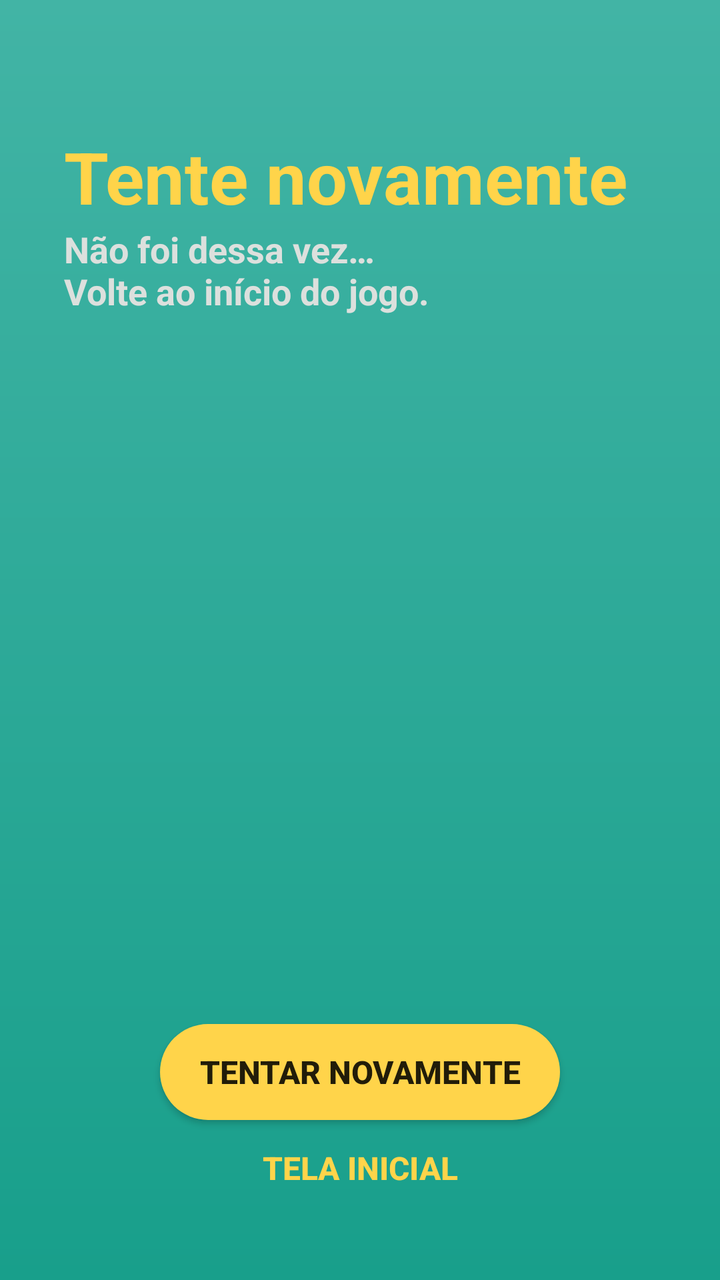
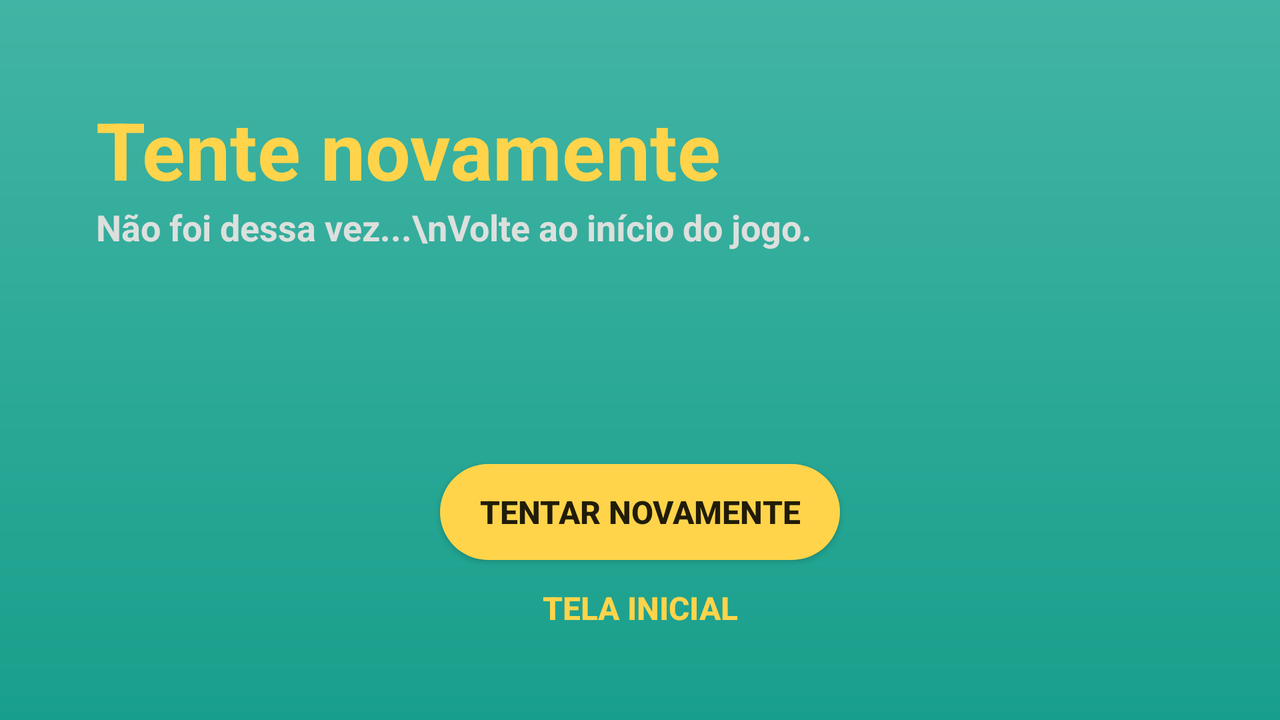

First picture: res/layout/ on a phone held upright. Second picture: the repository's own variant of that layout, on a device whose configuration matches the variant's folder. Source for both follows.
<!-- AndroidManifest.xml: application theme Theme.App_quiz_assessment -->
<!-- res/layout/activity_try_again.xml -->
<?xml version="1.0" encoding="utf-8"?>
<androidx.constraintlayout.widget.ConstraintLayout xmlns:android="http://schemas.android.com/apk/res/android"
    xmlns:app="http://schemas.android.com/apk/res-auto"
    xmlns:tools="http://schemas.android.com/tools"
    android:layout_width="match_parent"
    android:layout_height="match_parent"
    tools:context=".TryAgainActivity"
    android:background="@drawable/background_style"
    android:padding="32dp">

    <TextView
        android:id="@+id/tv_try_again"
        android:layout_width="match_parent"
        android:layout_height="wrap_content"
        android:text="@string/try_again"
        android:textSize="36sp"
        android:textColor="@color/yellow"
        android:textStyle="bold"
        android:layout_marginTop="32dp"
        app:layout_constraintEnd_toEndOf="parent"
        app:layout_constraintStart_toStartOf="parent"
        app:layout_constraintTop_toTopOf="parent" />

    <TextView
        android:layout_width="match_parent"
        android:layout_height="wrap_content"
        android:text="@string/back_game"
        android:textColor="#dce0dd"
        android:textSize="18sp"
        android:textStyle="bold"
        app:layout_constraintEnd_toEndOf="parent"

        app:layout_constraintStart_toStartOf="parent"
        app:layout_constraintTop_toBottomOf="@+id/tv_try_again" />

    <androidx.appcompat.widget.AppCompatButton
        android:id="@+id/btn_yes"
        android:layout_width="200dp"
        android:layout_height="wrap_content"
        android:text="@string/tentar_novamente"
        android:textStyle="bold"
        android:textSize="16sp"
        android:background="@drawable/btn_shape"
        app:layout_constraintBottom_toTopOf="@+id/btn_not"
        app:layout_constraintEnd_toEndOf="parent"
        app:layout_constraintStart_toStartOf="parent" />

    <androidx.appcompat.widget.AppCompatButton
        android:id="@+id/btn_not"
        android:layout_width="200dp"
        android:layout_height="wrap_content"
        android:text="@string/tela_inicial"
        android:textStyle="bold"
        android:textSize="16sp"
        android:background="@android:color/transparent"
        android:textColor="@color/yellow"
        app:layout_constraintBottom_toBottomOf="parent"
        app:layout_constraintEnd_toEndOf="parent"
        app:layout_constraintStart_toStartOf="parent" />

</androidx.constraintlayout.widget.ConstraintLayout>
<!-- resources referenced by this layout -->
<resources>
  <color name="yellow">#FFD44A</color>
  <!-- drawable background_style (drawable) -->
  <?xml version="1.0" encoding="utf-8"?>
  <layer-list xmlns:android="http://schemas.android.com/apk/res/android">
      <item>
          <shape android:shape="rectangle">
              <gradient
                  android:angle="10"
                  android:startColor="#42b4a5"
                  android:endColor="#189f8b"/>
          </shape>
      </item>
  </layer-list>
  <!-- drawable btn_shape (drawable) -->
  <?xml version="1.0" encoding="utf-8"?>
  <layer-list xmlns:android="http://schemas.android.com/apk/res/android">
      <item>
          <shape android:shape="rectangle">
              <solid android:color="#ffd44a"/>
              <corners android:radius="100in"/>
          </shape>
      </item>
  
      <item
          android:bottom="1dp"
          android:top="1dp"
          android:left="1dp"
          android:right="1dp"
          >
          <shape
              android:layout_width="wrap_content"
              android:shape="rectangle">
              <solid android:color="#ffd44a" />
              <corners android:radius="100in"/>
          </shape>
  
      </item>
  </layer-list>
  <string name="back_game">Não foi dessa vez…\nVolte ao início do jogo.</string>
  <string name="tela_inicial">Tela inicial</string>
  <string name="tentar_novamente">Tentar novamente</string>
  <string name="try_again">Tente novamente</string>
  <style name="Theme.App_quiz_assessment" parent="Theme.MaterialComponents.DayNight.NoActionBar">
          
          <item name="colorPrimary">@color/purple_500</item>
  
          // Cor da barra
          <item name="colorPrimaryVariant">#42b4a5</item>
  
          <item name="colorOnPrimary">@color/white</item>
          
          <item name="colorSecondary">@color/teal_200</item>
          <item name="colorSecondaryVariant">@color/teal_700</item>
          <item name="colorOnSecondary">@color/black</item>
          
          <item name="android:statusBarColor" tools:targetApi="l">?attr/colorPrimaryVariant</item>
          
      </style>
  <color name="purple_500">#FF6200EE</color>
  <color name="white">#FFFFFFFF</color>
  <color name="teal_200">#FF03DAC5</color>
  <color name="teal_700">#FF018786</color>
  <color name="black">#FF000000</color>
</resources>
<!-- res/layout-land/activity_try_again.xml (the author's variant of the layout above) -->
<!-- drawn on the phone turned sideways -->
<?xml version="1.0" encoding="utf-8"?>
<androidx.constraintlayout.widget.ConstraintLayout xmlns:android="http://schemas.android.com/apk/res/android"
    xmlns:app="http://schemas.android.com/apk/res-auto"
    xmlns:tools="http://schemas.android.com/tools"
    android:layout_width="match_parent"
    android:layout_height="match_parent"
    tools:context=".TryAgainActivity"
    android:background="@drawable/background_style"
    android:padding="32dp">

    <TextView
        android:id="@+id/tv_try_again"
        android:layout_width="match_parent"
        android:layout_height="wrap_content"
        android:layout_marginTop="16dp"
        android:layout_marginHorizontal="16dp"
        android:text="Tente novamente"
        android:textColor="@color/yellow"
        android:textSize="40sp"
        android:textStyle="bold"
        app:layout_constraintStart_toStartOf="parent"
        app:layout_constraintTop_toTopOf="parent" />

    <TextView
        android:layout_width="match_parent"
        android:layout_height="wrap_content"
        android:text="Não foi dessa vez...\nVolte ao início do jogo."
        android:layout_marginHorizontal="16dp"
        android:textColor="#dce0dd"
        android:textSize="18sp"
        android:textStyle="bold"
        app:layout_constraintEnd_toEndOf="parent"

        app:layout_constraintStart_toStartOf="parent"
        app:layout_constraintTop_toBottomOf="@+id/tv_try_again" />

    <androidx.appcompat.widget.AppCompatButton
        android:id="@+id/btn_yes"
        android:layout_width="200dp"
        android:layout_height="wrap_content"
        android:text="Tentar novamente"
        android:textStyle="bold"
        android:textSize="16sp"
        android:background="@drawable/btn_shape"
        app:layout_constraintBottom_toTopOf="@+id/btn_not"
        app:layout_constraintEnd_toEndOf="parent"
        app:layout_constraintStart_toStartOf="parent" />

    <androidx.appcompat.widget.AppCompatButton
        android:id="@+id/btn_not"
        android:layout_width="200dp"
        android:layout_height="wrap_content"
        android:text="Tela inicial"
        android:textStyle="bold"
        android:textSize="16sp"
        android:background="@android:color/transparent"
        android:textColor="@color/yellow"
        app:layout_constraintBottom_toBottomOf="parent"
        app:layout_constraintEnd_toEndOf="parent"
        app:layout_constraintStart_toStartOf="parent" />

</androidx.constraintlayout.widget.ConstraintLayout>
<!-- resources referenced by the variant -->
<!-- as the phone turned sideways resolves them -->
<resources>
  <color name="yellow">#FFD44A</color>
  <!-- drawable background_style (drawable) -->
  <?xml version="1.0" encoding="utf-8"?>
  <layer-list xmlns:android="http://schemas.android.com/apk/res/android">
      <item>
          <shape android:shape="rectangle">
              <gradient
                  android:angle="10"
                  android:startColor="#42b4a5"
                  android:endColor="#189f8b"/>
          </shape>
      </item>
  </layer-list>
  <!-- drawable btn_shape (drawable) -->
  <?xml version="1.0" encoding="utf-8"?>
  <layer-list xmlns:android="http://schemas.android.com/apk/res/android">
      <item>
          <shape android:shape="rectangle">
              <solid android:color="#ffd44a"/>
              <corners android:radius="100in"/>
          </shape>
      </item>
  
      <item
          android:bottom="1dp"
          android:top="1dp"
          android:left="1dp"
          android:right="1dp"
          >
          <shape
              android:layout_width="wrap_content"
              android:shape="rectangle">
              <solid android:color="#ffd44a" />
              <corners android:radius="100in"/>
          </shape>
  
      </item>
  </layer-list>
  <style name="Theme.App_quiz_assessment" parent="Theme.MaterialComponents.DayNight.NoActionBar">
          
          <item name="colorPrimary">@color/purple_500</item>
  
          // Cor da barra
          <item name="colorPrimaryVariant">#42b4a5</item>
  
          <item name="colorOnPrimary">@color/white</item>
          
          <item name="colorSecondary">@color/teal_200</item>
          <item name="colorSecondaryVariant">@color/teal_700</item>
          <item name="colorOnSecondary">@color/black</item>
          
          <item name="android:statusBarColor" tools:targetApi="l">?attr/colorPrimaryVariant</item>
          
      </style>
  <color name="purple_500">#FF6200EE</color>
  <color name="white">#FFFFFFFF</color>
  <color name="teal_200">#FF03DAC5</color>
  <color name="teal_700">#FF018786</color>
  <color name="black">#FF000000</color>
</resources>
